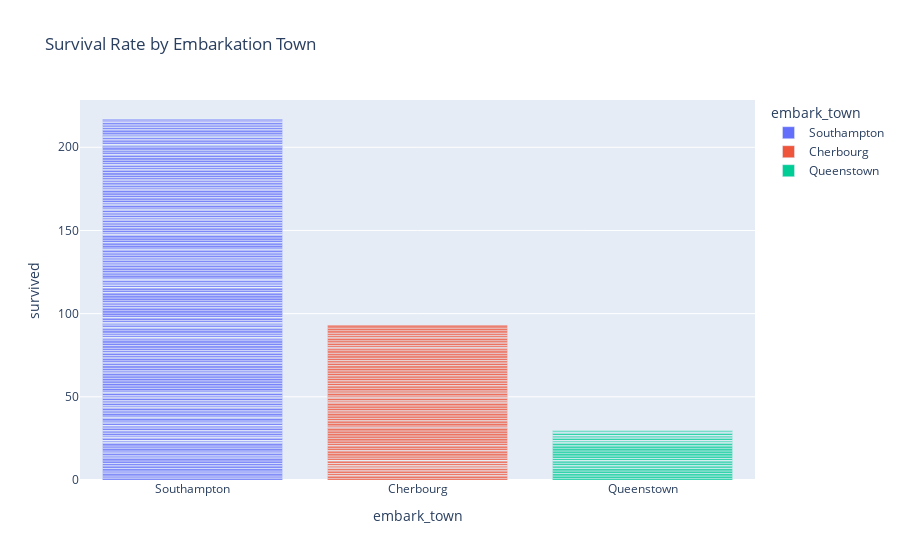

This figure's notebook cell:
### Code cell
px.bar(df, x='embark_town', y='survived',color='embark_town', 
              title='Survival Rate by Embarkation Town', 
              )

### Figure 1 — Plotly figure (JSON) as saved in the notebook; plotly's stock layout.template omitted (floating-point values rounded to 4 significant figures; data arrays with more than 128 entries replaced by an {"elided": "..."} marker saying what was removed)
{"data": [{"hovertemplate": "embark_town=%{x}<br>survived=%{y}<extra></extra>", "legendgroup": "Southampton", "marker": {"color": "#636efa", "pattern": {"shape": ""}}, "name": "Southampton", "orientation": "v", "showlegend": true, "textposition": "auto", "type": "bar", "x": {"elided": "644 str values"}, "xaxis": "x", "y": {"elided": "644 int values"}, "yaxis": "y"}, {"hovertemplate": "embark_town=%{x}<br>survived=%{y}<extra></extra>", "legendgroup": "Cherbourg", "marker": {"color": "#EF553B", "pattern": {"shape": ""}}, "name": "Cherbourg", "orientation": "v", "showlegend": true, "textposition": "auto", "type": "bar", "x": {"elided": "168 str values"}, "xaxis": "x", "y": {"elided": "168 int values"}, "yaxis": "y"}, {"hovertemplate": "embark_town=%{x}<br>survived=%{y}<extra></extra>", "legendgroup": "Queenstown", "marker": {"color": "#00cc96", "pattern": {"shape": ""}}, "name": "Queenstown", "orientation": "v", "showlegend": true, "textposition": "auto", "type": "bar", "x": ["Queenstown", "Queenstown", "Queenstown", "Queenstown", "Queenstown", "Queenstown", "Queenstown", "Queenstown", "Queenstown", "Queenstown", "Queenstown", "Queenstown", "Queenstown", "Queenstown", "Queenstown", "Queenstown", "Queenstown", "Queenstown", "Queenstown", "Queenstown", "Queenstown", "Queenstown", "Queenstown", "Queenstown", "Queenstown", "Queenstown", "Queenstown", "Queenstown", "Queenstown", "Queenstown", "Queenstown", "Queenstown", "Queenstown", "Queenstown", "Queenstown", "Queenstown", "Queenstown", "Queenstown", "Queenstown", "Queenstown", "Queenstown", "Queenstown", "Queenstown", "Queenstown", "Queenstown", "Queenstown", "Queenstown", "Queenstown", "Queenstown", "Queenstown", "Queenstown", "Queenstown", "Queenstown", "Queenstown", "Queenstown", "Queenstown", "Queenstown", "Queenstown", "Queenstown", "Queenstown", "Queenstown", "Queenstown", "Queenstown", "Queenstown", "Queenstown", "Queenstown", "Queenstown", "Queenstown", "Queenstown", "Queenstown", "Queenstown", "Queenstown", "Queenstown", "Queenstown", "Queenstown", "Queenstown", "Queenstown"], "xaxis": "x", "y": [0, 0, 1, 1, 1, 1, 0, 1, 1, 1, 0, 0, 0, 1, 0, 1, 0, 0, 1, 1, 0, 1, 0, 0, 0, 1, 0, 0, 1, 1, 1, 1, 1, 1, 1, 1, 0, 1, 0, 0, 1, 0, 0, 0, 0, 0, 0, 1, 0, 0, 0, 0, 1, 0, 1, 0, 0, 0, 1, 0, 0, 0, 1, 0, 0, 1, 0, 0, 0, 0, 0, 0, 0, 0, 1, 0, 0], "yaxis": "y"}], "layout": {"barmode": "relative", "legend": {"title": {"text": "embark_town"}, "tracegroupgap": 0}, "title": {"text": "Survival Rate by Embarkation Town"}, "xaxis": {"anchor": "y", "categoryarray": ["Southampton", "Cherbourg", "Queenstown", null], "categoryorder": "array", "domain": [0, 1], "title": {"text": "embark_town"}}, "yaxis": {"anchor": "x", "domain": [0, 1], "title": {"text": "survived"}}}}
